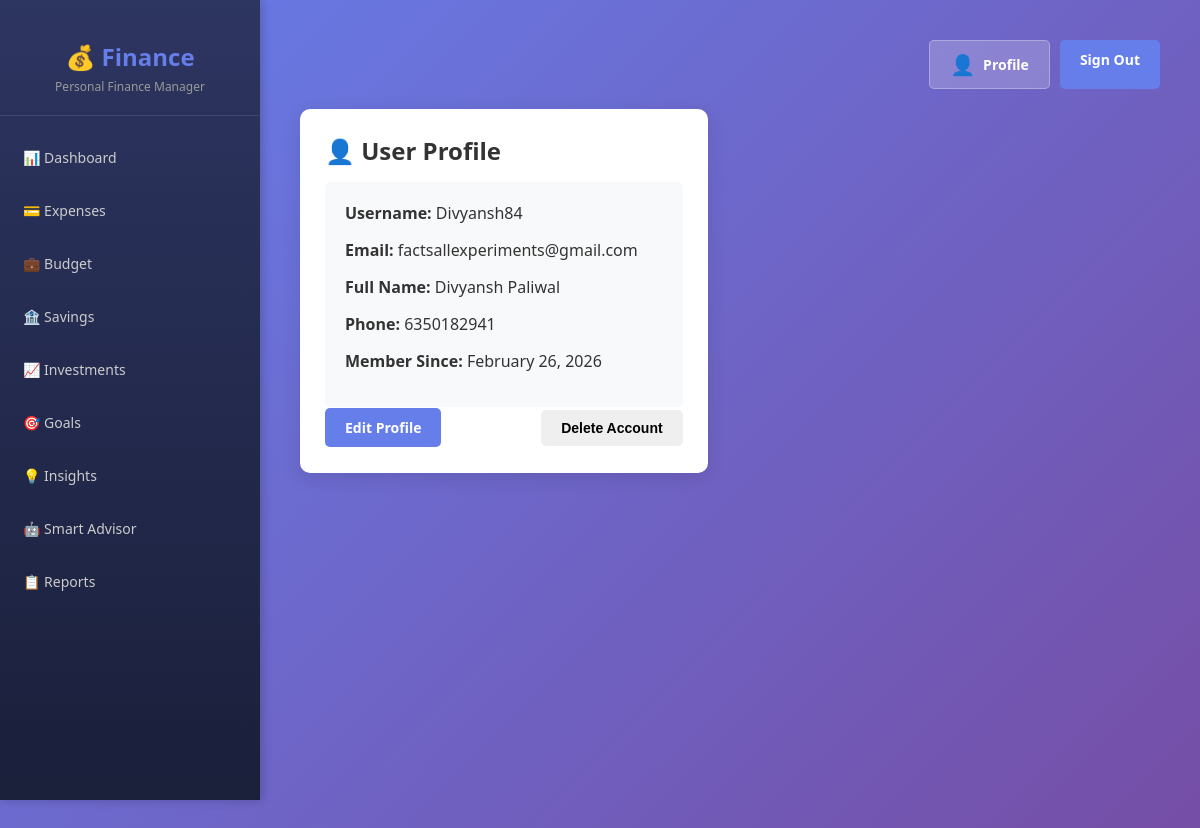
/auth/profile (signed in), run on the app's committed database.
### models/user.py (models this page shows, shortened)
class User(UserMixin, db.Model):
    id = db.Column(db.Integer, primary_key=True)
    username = db.Column(db.String(50), unique=True, nullable=False)
    email = db.Column(db.String(120), unique=True, nullable=False)
    password_hash = db.Column(db.String(128), nullable=False)
    full_name = db.Column(db.String(100), nullable=True)
    phone = db.Column(db.String(15), nullable=True)
    created_at = db.Column(db.DateTime, default=datetime.utcnow)
    is_verified = db.Column(db.Boolean, default=False)
    otp = db.Column(db.String(6), nullable=True)
    expenses = db.relationship("Expense", backref="user", lazy=True, cascade="all, delete-orphan")
    savings = db.relationship("Saving", backref="user", lazy=True, cascade="all, delete-orphan")
    investments = db.relationship("Investment", backref="user", lazy=True, cascade="all, delete-orphan")
    budgets = db.relationship("Budget", backref="user", lazy=True, cascade="all, delete-orphan")
    goals = db.relationship("Goal", backref="user", lazy=True, cascade="all, delete-orphan")

### routes/auth_routes.py (the view)
@auth_bp.route("/profile")
@login_required
def profile():
    return render_template("profile.html", user=current_user)

### finance-app.py (called while the page is built)
@login_manager.user_loader
def load_user(user_id):
    return User.query.get(int(user_id))

### templates/profile.html (shortened to what this page needs)
{% extends "base.html" %}
{% block content %}
<div class="container mt-5">
    <div class="row">
        <div class="col-md-8 offset-md-2">
            <div class="card">
                <div class="card-header bg-primary text-white">
                    <h2 class="mb-0">👤 User Profile</h2>
                </div>
                <div class="card-body">
                    <div class="profile-section">
                        <p><strong>Username:</strong> {{ user.username }}</p>
                        <p><strong>Email:</strong> {{ user.email }}</p>
                        <p><strong>Full Name:</strong> {{ user.full_name or "Not provided" }}</p>
                        <p><strong>Phone:</strong> {{ user.phone or "Not provided" }}</p>
                        <p><strong>Member Since:</strong> {{ user.created_at.strftime('%B %d, %Y') }}</p>
                    </div>
                    <div class="mt-4 d-flex gap-2">
                        <a href="{{ url_for('auth.edit_profile') }}" class="btn btn-primary">Edit Profile</a>
                        <a href="{{ url_for('auth.logout') }}" class="btn btn-secondary">Logout</a>
                        <form action="{{ url_for('auth.delete_account') }}" method="POST"
                            onsubmit="return confirm('Are you sure you want to permanently delete your data?');"
                            style="display: inline;">
                            <button type="submit" class="btn btn-danger">Delete Account</button>
                        </form>
                    </div>
                </div>
            </div>
        </div>
    </div>
</div>
{% endblock %}

### templates/base.html (style rules this page uses)
* { margin: 0; padding: 0; box-sizing: border-box; }
body { font-family: 'Segoe UI', Tahoma, Geneva, Verdana, sans-serif; background: linear-gradient(135deg, #667eea 0%, #764ba2 100%); min-height: 100vh; color: #333; }
.container { display: flex; min-height: 100vh; }
.btn { padding: 10px 20px; border: none; border-radius: 5px; cursor: pointer; font-size: 14px; font-weight: 600; transition: all 0.3s ease; text-decoration: none; display: inline-block; }
.btn-primary { background: #667eea; color: white; }
.btn-secondary { background: rgba(255, 255, 255, 0.2); color: white; border: 1px solid rgba(255, 255, 255, 0.3); }
.card { background: white; border-radius: 10px; padding: 25px; box-shadow: 0 5px 20px rgba(0, 0, 0, 0.1); transition: all 0.3s ease; }
.card-header { display: flex; justify-content: space-between; align-items: center; margin-bottom: 15px; }

### templates/profile.html (style rules this page uses)
.profile-section { background: #f8f9fa; padding: 20px; border-radius: 5px; }
.profile-section p { margin-bottom: 15px; font-size: 16px; }

### data on the page
User: username "Divyansh84", email "factsallexperiments@gmail.com", full_name "Divyansh Paliwal", phone "6350182941", created_at "February 26, 2026"
